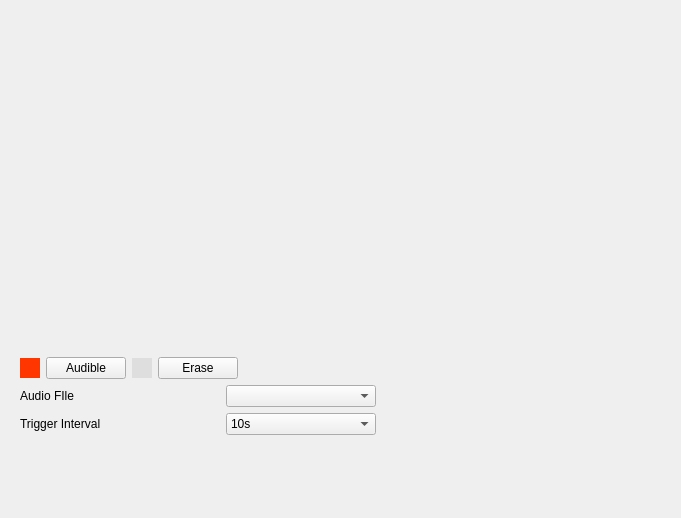
<?xml version="1.0" encoding="UTF-8"?>
<ui version="4.0">
 <class>ActionPageAudibleWarning</class>
 <widget class="QWidget" name="ActionPageAudibleWarning">
  <property name="geometry">
   <rect>
    <x>0</x>
    <y>0</y>
    <width>681</width>
    <height>518</height>
   </rect>
  </property>
  <property name="windowTitle">
   <string>Form</string>
  </property>
  <layout class="QVBoxLayout" name="verticalLayout">
   <item>
    <widget class="MsScheduleWidget" name="scheduleWidget" native="true">
     <property name="sizePolicy">
      <sizepolicy hsizetype="Preferred" vsizetype="Expanding">
       <horstretch>0</horstretch>
       <verstretch>0</verstretch>
      </sizepolicy>
     </property>
     <property name="minimumSize">
      <size>
       <width>0</width>
       <height>340</height>
      </size>
     </property>
     <property name="maximumSize">
      <size>
       <width>16777215</width>
       <height>340</height>
      </size>
     </property>
    </widget>
   </item>
   <item>
    <layout class="QHBoxLayout" name="horizontalLayout_7">
     <property name="leftMargin">
      <number>9</number>
     </property>
     <property name="rightMargin">
      <number>9</number>
     </property>
     <item>
      <widget class="ColorLabel" name="labelAudible">
       <property name="minimumSize">
        <size>
         <width>20</width>
         <height>20</height>
        </size>
       </property>
       <property name="maximumSize">
        <size>
         <width>20</width>
         <height>20</height>
        </size>
       </property>
       <property name="styleSheet">
        <string notr="true">background-color: #FF3600;</string>
       </property>
       <property name="text">
        <string/>
       </property>
      </widget>
     </item>
     <item>
      <widget class="MyPushButton" name="pushButtonAudible">
       <property name="text">
        <string>Audible</string>
       </property>
       <property name="checkable">
        <bool>true</bool>
       </property>
      </widget>
     </item>
     <item>
      <widget class="ColorLabel" name="labelErase">
       <property name="minimumSize">
        <size>
         <width>20</width>
         <height>20</height>
        </size>
       </property>
       <property name="maximumSize">
        <size>
         <width>20</width>
         <height>20</height>
        </size>
       </property>
       <property name="styleSheet">
        <string notr="true">background-color: #DEDEDE;</string>
       </property>
       <property name="text">
        <string/>
       </property>
      </widget>
     </item>
     <item>
      <widget class="MyPushButton" name="pushButtonErase">
       <property name="text">
        <string>Erase</string>
       </property>
       <property name="checkable">
        <bool>true</bool>
       </property>
      </widget>
     </item>
     <item>
      <spacer name="horizontalSpacer_5">
       <property name="orientation">
        <enum>Qt::Horizontal</enum>
       </property>
       <property name="sizeHint" stdset="0">
        <size>
         <width>40</width>
         <height>20</height>
        </size>
       </property>
      </spacer>
     </item>
    </layout>
   </item>
   <item>
    <layout class="QGridLayout" name="gridLayout_3">
     <property name="leftMargin">
      <number>9</number>
     </property>
     <property name="rightMargin">
      <number>9</number>
     </property>
     <item row="1" column="3">
      <spacer name="horizontalSpacer">
       <property name="orientation">
        <enum>Qt::Horizontal</enum>
       </property>
       <property name="sizeHint" stdset="0">
        <size>
         <width>40</width>
         <height>20</height>
        </size>
       </property>
      </spacer>
     </item>
     <item row="1" column="0">
      <widget class="QLabel" name="labelTriggerInterval">
       <property name="text">
        <string>Trigger Interval</string>
       </property>
      </widget>
     </item>
     <item row="1" column="1">
      <widget class="ComboBox" name="comboBoxTriggerInterval">
       <property name="minimumSize">
        <size>
         <width>150</width>
         <height>0</height>
        </size>
       </property>
       <item>
        <property name="text">
         <string>10s</string>
        </property>
       </item>
       <item>
        <property name="text">
         <string>20s</string>
        </property>
       </item>
       <item>
        <property name="text">
         <string>40s</string>
        </property>
       </item>
       <item>
        <property name="text">
         <string>60s</string>
        </property>
       </item>
       <item>
        <property name="text">
         <string>100s</string>
        </property>
       </item>
      </widget>
     </item>
     <item row="0" column="1">
      <widget class="ComboBox" name="comboBoxAudioFile">
       <property name="minimumSize">
        <size>
         <width>150</width>
         <height>0</height>
        </size>
       </property>
      </widget>
     </item>
     <item row="0" column="0">
      <widget class="QLabel" name="labelAudioFile">
       <property name="minimumSize">
        <size>
         <width>200</width>
         <height>0</height>
        </size>
       </property>
       <property name="text">
        <string>Audio FIle</string>
       </property>
      </widget>
     </item>
     <item row="0" column="3">
      <spacer name="horizontalSpacer_11">
       <property name="orientation">
        <enum>Qt::Horizontal</enum>
       </property>
       <property name="sizeHint" stdset="0">
        <size>
         <width>863</width>
         <height>17</height>
        </size>
       </property>
      </spacer>
     </item>
    </layout>
   </item>
   <item>
    <spacer name="verticalSpacer_5">
     <property name="orientation">
      <enum>Qt::Vertical</enum>
     </property>
     <property name="sizeHint" stdset="0">
      <size>
       <width>20</width>
       <height>54</height>
      </size>
     </property>
    </spacer>
   </item>
  </layout>
 </widget>
 <customwidgets>
  <customwidget>
   <class>MyPushButton</class>
   <extends>QPushButton</extends>
   <header>mypushbutton.h</header>
  </customwidget>
  <customwidget>
   <class>ComboBox</class>
   <extends>QComboBox</extends>
   <header>combobox.h</header>
  </customwidget>
  <customwidget>
   <class>MsScheduleWidget</class>
   <extends>QWidget</extends>
   <header>msschedulewidget.h</header>
   <container>1</container>
  </customwidget>
  <customwidget>
   <class>ColorLabel</class>
   <extends>QLabel</extends>
   <header>colorlabel.h</header>
  </customwidget>
 </customwidgets>
 <resources/>
 <connections/>
</ui>
